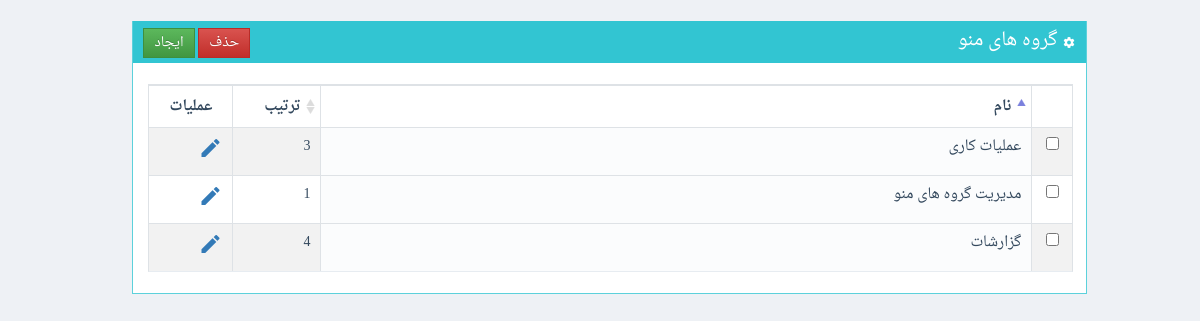
Page /www/sadaf/ManageSystemFacilityGroups.php (signed in) on the earlier database version.
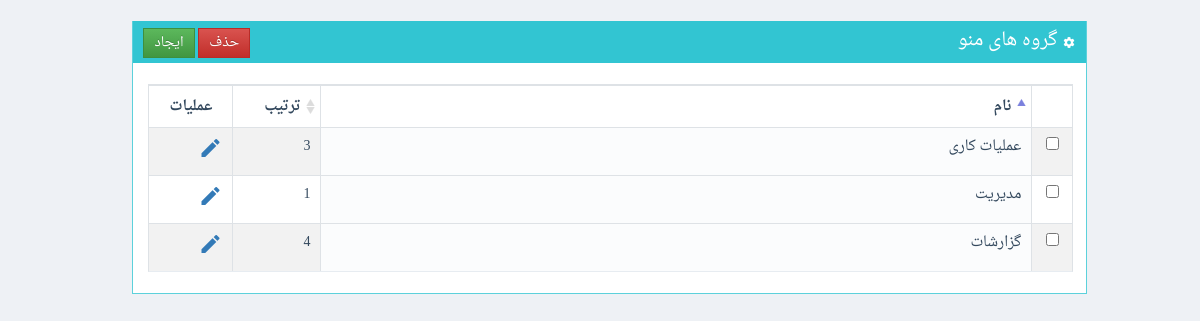
Same page on the later database version.
### tables this page shows
CREATE TABLE `systemfacilitygroups` (
  `GroupID` int(11) NOT NULL AUTO_INCREMENT,
  `GroupName` varchar(145) DEFAULT NULL,
  `OrderNo` int(11) DEFAULT NULL,
  PRIMARY KEY (`GroupID`)
);

### www/shares/pdodb.class.php (called while the page is built, shortened)
<?php
class pdodb {
  private $dsn;
  private $pdo;
  static  $pdoinstance = false;
  private function __construct($_host = "", $_user = "", $_pass = "", $_default_db = "",$_driver="",$debug=self::DEBUG_MODE) {
    $this->dsn = "mysql:dbname=$_default_db;host=$_host";
  }
  public static function getInstance($_host = "", $_user = "", $_pass = "", $_default_db = "",$_driver="") {
    if ("" == $_driver)      $_driver = sys_config::$db_server['driver'];
    if ("" == $_host)        $_host = sys_config::$db_server['host'];
    if ("" == $_user)        $_user = sys_config::$db_server['user'];
    if ("" == $_pass)        $_pass = sys_config::$db_server['pass'];
    if ("" == $_default_db)  $_default_db = sys_config::$db_server['database'];
    if (!@pdodb::$pdoinstance[$_host.$_user.$_default_db]) {
      pdodb::$pdoinstance[$_host.$_user.$_default_db] = new pdodb($_host,$_user,$_pass,$_default_db,$_driver);
    }
    return pdodb::$pdoinstance[$_host.$_user.$_default_db];
  }
  private function connect($_driver = "", $_host = "", $_user = "", $_pass = "", $_default_db = "",$debug=self::DEBUG_MODE) {
    try{
      $this->pdo = new pdo($this->dsn , $_user , $_pass, array(PDO::MYSQL_ATTR_INIT_COMMAND =>  "SET NAMES utf8") );
      return $this->pdo;
    }
    catch (PDOException $e) {
      print (self::PDO_CONNECTION_ERROR);
      print ($e->getMessage());
      if ($debug) $this->backtrace();
      exit();
    }
  }
  function Execute($sqlstr,$fetch_mode=PDO::FETCH_ASSOC,$debug=self::DEBUG_MODE) {
    $trans = array(self::ARABIC_YA => self::PERSIAN_YA , self::ARABIC_KAF => self::PERSIAN_KAF);
    $this->statement = $this->pdo->query(strtr($sqlstr,$trans));
    $error_info = $this->pdo->errorInfo();
    return $this->statement;
  }
}
?>

### www/sadaf/classes/SystemFacilityGroups.class.php (called while the page is built, shortened)
<?php
class manage_SystemFacilityGroups
{
	static function GetList()
	{
		$mysql = pdodb::getInstance();
		$k=0;
		$ret = array();
		$query = "select SystemFacilityGroups.GroupID
				,SystemFacilityGroups.GroupName
				,SystemFacilityGroups.OrderNo from sadaf.SystemFacilityGroups  ";
		$res = $mysql->Execute($query);
		while($rec=$res->fetch())
		{
			$ret[$k] = new be_SystemFacilityGroups();
			$ret[$k]->GroupID=$rec["GroupID"];
			$ret[$k]->GroupName=$rec["GroupName"];
			$ret[$k]->OrderNo=$rec["OrderNo"];
			$k++;
		}
		return $ret;
	}
}
?>

### www/sadaf/ManageSystemFacilityGroups.php (the view, shortened to what this page needs)
<?php
include("classes/SystemFacilityGroups.class.php");
?>
<form method="post" id="f1" name="f1" >
<div class="container-fluid">
</form>
<?php
$res = manage_SystemFacilityGroups::GetList();
?>
<br>
<div class="row">
<div class="col-1" ></div>
<div class="col-10">
	<div class="portlet box green">
		<div class="portlet-title">
			<div class="actions">
				<input type="button" class="btn btn-success btn-sm" onclick="javascript: ResetForm(); $('#DataEntryForm').modal();" value="ایجاد">
				<input type="button" class="btn btn-danger btn-sm" data-toggle="confirmation"
					data-btn-ok-label="بلی"
					data-btn-ok-class="btn-success"
				data-btn-ok-icon-class="material-icons" data-btn-ok-icon-content="check"
				data-btn-cancel-label="خیر" data-btn-cancel-class="btn-danger"
				data-btn-cancel-icon-class="material-icons" data-btn-cancel-icon-content="close"
				data-title="آیا مطمئن هستید؟" data-content=""
				value="حذف">
			</div>
			<div class="caption">
			<i class="material-icons">settings</i>
				گروه های منو
			</div>
		</div>
		<div class="portlet-body">
			<form id="ListForm" name="ListForm" method="post">
			<table class="table table-striped table-bordered table-hover table-checkable order-column" id="FacilityGroupList">
			<thead>
				<th >&nbsp;</th>
				<th > نام </th>
				<th > ترتیب </th>
				<th > عملیات </th>
			</thead>
			<tbody>
			<?
			for($k=0; $k<count($res); $k++)
			{
				echo "<tr>";
				echo "<td>";
				echo "<input type=\"checkbox\" name=\"ch_".$res[$k]->GroupID."\">";
				echo "</td>";
				echo "	<td>".htmlentities($res[$k]->GroupName, ENT_QUOTES, 'UTF-8')."</td>";
				echo "	<td>".htmlentities($res[$k]->OrderNo, ENT_QUOTES, 'UTF-8')."</td>";
				echo "	<td>";
				echo "<a href='javascript: SetRecordForUpdate(".$res[$k]->GroupID.")'>";
				echo "<i class='material-icons'>edit</i>";
				echo "</a>";
				echo "</td>";
				echo "</tr>";
			}
			?>
			</tbody>
			</table>
		</div>
	</div>
</div>
<div class="col-1" ></div>
</div>
</html>

Differences in the rows shown:
changed systemfacilitygroups: GroupName "مدیریت گروه های منو" → "مدیریت"
